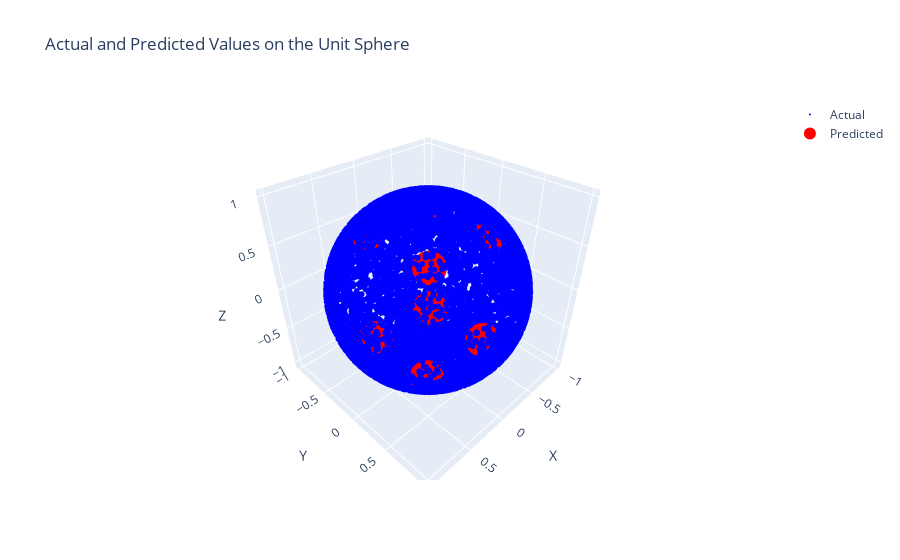

Notebook code cell kept with this figure:
### Code cell
#Y = np.random.normal(size=(5000, 3))  # Random normals
#Y /= np.linalg.norm(Y, axis=1)[:, np.newaxis]  # Normalize to make it on unit sphere

# Train the model
tree = DecisionTreeRegressor2138(max_depth=3)
tree.tree = tree.fit(X, Y)
predictions = tree.predict(X)

# Plotting
fig = go.Figure()

# Actual sphere data
fig.add_trace(go.Scatter3d(x=Y[:, 0], y=Y[:, 1], z=Y[:, 2], mode='markers', marker=dict(size=2, color='blue'), name='Actual'))

# Predicted data
fig.add_trace(go.Scatter3d(x=predictions[:, 0], y=predictions[:, 1], z=predictions[:, 2], mode='markers', marker=dict(size=12, color='red'), name='Predicted'))

fig.update_layout(title='Actual and Predicted Values on the Unit Sphere', scene=dict(xaxis_title='X', yaxis_title='Y', zaxis_title='Z'))
fig.show()

### Figure 1 — Plotly figure (JSON) as saved in the notebook; plotly's stock layout.template omitted (floating-point values rounded to 4 significant figures; data arrays with more than 128 entries replaced by an {"elided": "..."} marker saying what was removed)
{"data": [{"marker": {"color": "blue", "size": 2}, "mode": "markers", "name": "Actual", "type": "scatter3d", "x": {"elided": "10000 float values"}, "y": {"elided": "10000 float values"}, "z": {"elided": "10000 float values"}}, {"marker": {"color": "red", "size": 12}, "mode": "markers", "name": "Predicted", "type": "scatter3d", "x": {"elided": "10000 float values"}, "y": {"elided": "10000 float values"}, "z": {"elided": "10000 float values"}}], "layout": {"scene": {"xaxis": {"title": {"text": "X"}}, "yaxis": {"title": {"text": "Y"}}, "zaxis": {"title": {"text": "Z"}}}, "title": {"text": "Actual and Predicted Values on the Unit Sphere"}}}
